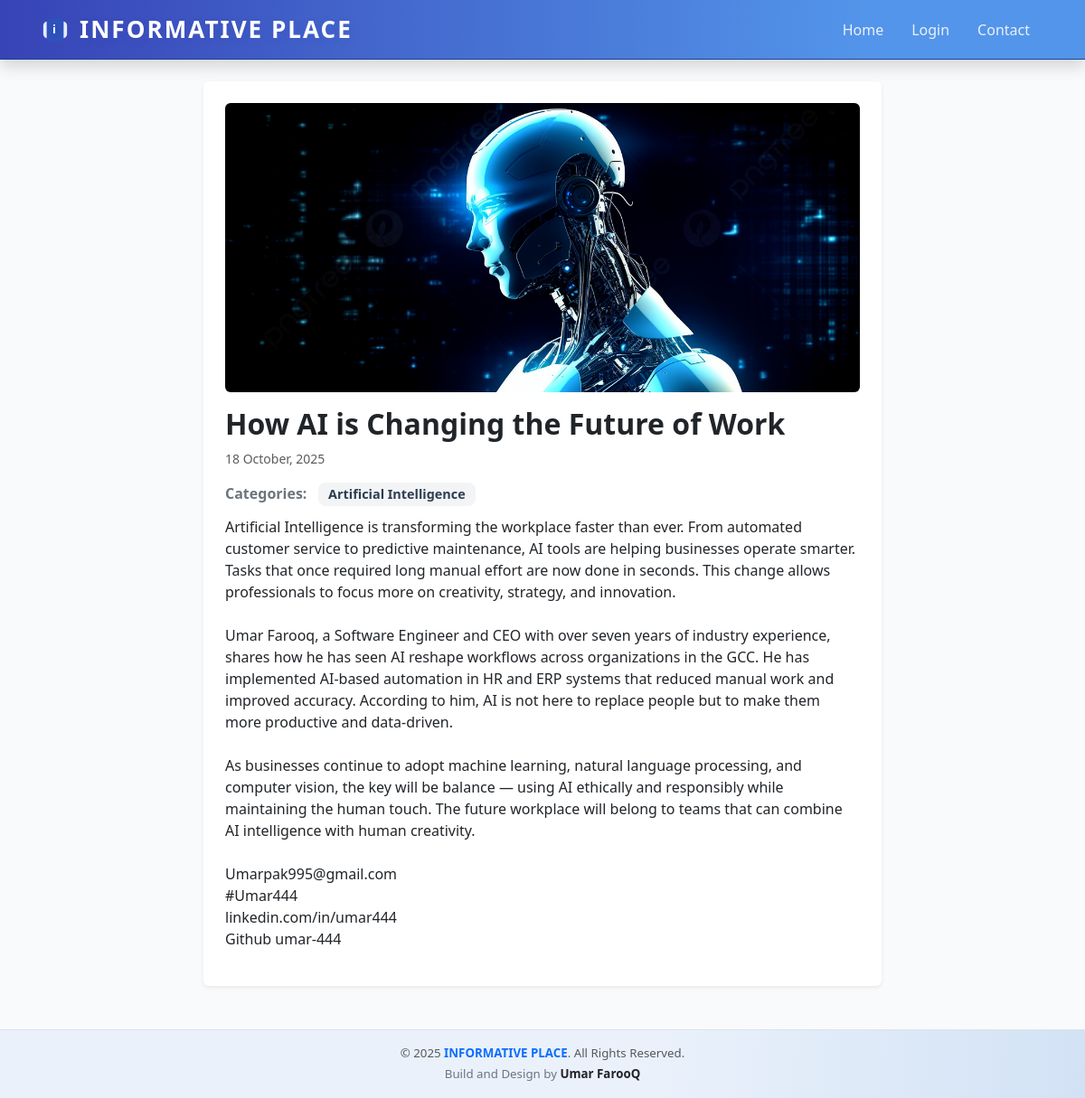
Screenshot of /article.php?id=1 with the database file from the repository.
### tables this page shows
CREATE TABLE `article` (
  `id` int NOT NULL,
  `title` varchar(128) NOT NULL,
  `content` text NOT NULL,
  `published_at` datetime DEFAULT NULL,
  `image_file` varchar(200) DEFAULT NULL
);

CREATE TABLE `category` (
  `id` int NOT NULL,
  `name` varchar(128) NOT NULL
);

### classes/Article.php (called while the page is built, shortened)
<?php
	class Article
	{
		public static function getWithCategories($conn, $id, $only_published=false)
		{
			$sql = "SELECT article.*, category.name AS category_name
							FROM article
							LEFT JOIN article_category
							ON article.id = article_category.article_id
							LEFT JOIN category
							ON article_category.category_id = category.id
							WHERE article.id = :id";
			if ($only_published) {
				$sql .= ' AND article.published_at IS NOT NULL';
			}
			$stmt = $conn->prepare($sql);
			$stmt->bindValue(':id',$id, PDO::PARAM_INT);
			$stmt->execute();
			return $stmt->fetchAll(PDO::FETCH_ASSOC);
		}
	}

### article.php (the view, shortened to what this page needs)
<?php
$conn = require 'include/db.php';
if (isset($_GET['id']))
{
	$article = Article::getWithCategories($conn, $_GET['id'], true);
} else {
	$article = null;
}
?>
<?php require 'include/header.php'; ?>
<?php if ($article): ?>
    <article class="card shadow-sm border-0 p-4 my-4 mx-auto" style="max-width: 750px;">
        <?php if ($article[0]['image_file']): ?>
            <img src="/uploads/<?= htmlspecialchars($article[0]['image_file']); ?>" alt="Content Image" class="img-fluid rounded mb-3" style="max-height: 320px; object-fit:cover; width:100%;">
        <?php endif; ?>
        <h2 class="fw-bold mb-2"><?= htmlspecialchars($article[0]['title']); ?></h2>
        <time datetime="<?= $article[0]['published_at'] ?>" class="small text-muted mb-3 d-block">
            <?php
                $datetime = new DateTime($article[0]['published_at']);
                echo $datetime->format("j F, Y");
            ?>
        </time>
        <?php if ($article[0]['category_name']): ?>
            <div class="mb-2">
                <span class="me-2 fw-semibold text-secondary">Categories:</span>
                <?php foreach ($article as $a): ?>
                    <span class="badge category-badge"><?= htmlspecialchars($a['category_name']); ?></span>
                <?php endforeach; ?>
            </div>
        <?php endif; ?>
        <div class="mb-3" style="white-space:pre-line;"> <?= htmlspecialchars($article[0]['content']); ?></div>
    </article>
<?php else: ?>
    <div class="alert alert-warning">No Article found.</div>
<?php endif; ?>
<?php require 'include/footer.php'; ?>

### css/styles.css (style rules this page uses)
body { background: #f8fafc; font-family: "Segoe UI", Arial, sans-serif; }
.category-badge { background: #f3f4f6; color: #2c3e50; padding: .4em .8em; font-size: 0.90em; border-radius: 8px; margin: 0 .2em .2em 0; }

### rows the page displays
article: image_file (picture), title "How AI is Changing the Future of Work", published_at "18 October, 2025", category.name "Artificial Intelligence", content "Artificial Intelligence is transforming the workplace faster than ever. From automated customer service to predictive maintenance, AI tools are helping businesses operate smarter. Tasks that once required long manual effort are now done in seconds. This change allows professionals to focus more on creativity, strategy, and innovation. Umar Farooq, a Software Engineer and CEO with over seven years of industry experience, shares how he has seen AI reshape workflows across organizations in the GCC. He has implemented AI-based automation in HR and ERP systems that reduced manual work and improved accuracy. According to him, AI is not here to replace people but to make them more productive and…"
